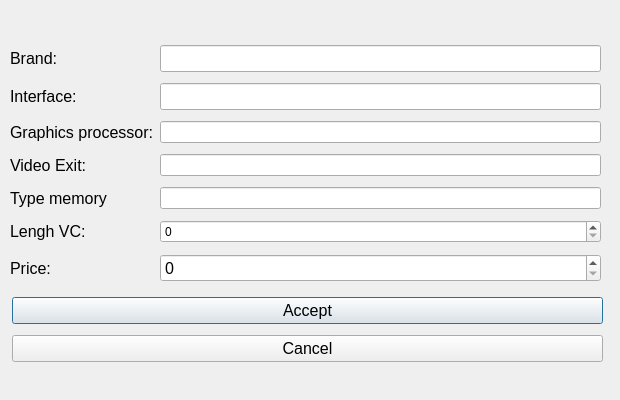
<?xml version="1.0" encoding="UTF-8"?>
<ui version="4.0">
 <class>EditWindow</class>
 <widget class="QDialog" name="EditWindow">
  <property name="geometry">
   <rect>
    <x>0</x>
    <y>0</y>
    <width>620</width>
    <height>400</height>
   </rect>
  </property>
  <property name="maximumSize">
   <size>
    <width>620</width>
    <height>400</height>
   </size>
  </property>
  <property name="windowTitle">
   <string>Edit</string>
  </property>
  <widget class="QWidget" name="layoutWidget">
   <property name="geometry">
    <rect>
     <x>10</x>
     <y>40</y>
     <width>591</width>
     <height>254</height>
    </rect>
   </property>
   <layout class="QGridLayout" name="gridLayout">
    <item row="0" column="0">
     <widget class="QLabel" name="label_6">
      <property name="sizePolicy">
       <sizepolicy hsizetype="Maximum" vsizetype="Preferred">
        <horstretch>0</horstretch>
        <verstretch>0</verstretch>
       </sizepolicy>
      </property>
      <property name="font">
       <font>
        <pointsize>12</pointsize>
       </font>
      </property>
      <property name="text">
       <string>Brand:</string>
      </property>
     </widget>
    </item>
    <item row="0" column="1">
     <widget class="QLineEdit" name="BrandLine">
      <property name="font">
       <font>
        <pointsize>12</pointsize>
       </font>
      </property>
     </widget>
    </item>
    <item row="1" column="0">
     <widget class="QLabel" name="label_5">
      <property name="sizePolicy">
       <sizepolicy hsizetype="Maximum" vsizetype="Preferred">
        <horstretch>0</horstretch>
        <verstretch>0</verstretch>
       </sizepolicy>
      </property>
      <property name="font">
       <font>
        <pointsize>12</pointsize>
       </font>
      </property>
      <property name="text">
       <string>Interface:</string>
      </property>
     </widget>
    </item>
    <item row="1" column="1">
     <widget class="QLineEdit" name="InterfaceLine">
      <property name="font">
       <font>
        <pointsize>12</pointsize>
       </font>
      </property>
     </widget>
    </item>
    <item row="2" column="0">
     <widget class="QLabel" name="label_4">
      <property name="sizePolicy">
       <sizepolicy hsizetype="Maximum" vsizetype="Preferred">
        <horstretch>0</horstretch>
        <verstretch>0</verstretch>
       </sizepolicy>
      </property>
      <property name="font">
       <font>
        <pointsize>12</pointsize>
       </font>
      </property>
      <property name="text">
       <string>Graphics processor:</string>
      </property>
     </widget>
    </item>
    <item row="3" column="0">
     <widget class="QLabel" name="label_7">
      <property name="sizePolicy">
       <sizepolicy hsizetype="Maximum" vsizetype="Preferred">
        <horstretch>0</horstretch>
        <verstretch>0</verstretch>
       </sizepolicy>
      </property>
      <property name="font">
       <font>
        <pointsize>12</pointsize>
       </font>
      </property>
      <property name="text">
       <string>Video Exit:</string>
      </property>
     </widget>
    </item>
    <item row="4" column="0">
     <widget class="QLabel" name="label_3">
      <property name="sizePolicy">
       <sizepolicy hsizetype="Maximum" vsizetype="Preferred">
        <horstretch>0</horstretch>
        <verstretch>0</verstretch>
       </sizepolicy>
      </property>
      <property name="font">
       <font>
        <pointsize>12</pointsize>
       </font>
      </property>
      <property name="text">
       <string>Type memory</string>
      </property>
     </widget>
    </item>
    <item row="5" column="0">
     <widget class="QLabel" name="label">
      <property name="sizePolicy">
       <sizepolicy hsizetype="Maximum" vsizetype="Preferred">
        <horstretch>0</horstretch>
        <verstretch>0</verstretch>
       </sizepolicy>
      </property>
      <property name="font">
       <font>
        <pointsize>12</pointsize>
       </font>
      </property>
      <property name="text">
       <string>Lengh VC:</string>
      </property>
     </widget>
    </item>
    <item row="6" column="0">
     <widget class="QLabel" name="label_2">
      <property name="sizePolicy">
       <sizepolicy hsizetype="Maximum" vsizetype="Preferred">
        <horstretch>0</horstretch>
        <verstretch>0</verstretch>
       </sizepolicy>
      </property>
      <property name="font">
       <font>
        <pointsize>12</pointsize>
       </font>
      </property>
      <property name="text">
       <string>Price:</string>
      </property>
     </widget>
    </item>
    <item row="6" column="1">
     <widget class="QDoubleSpinBox" name="PriceBox">
      <property name="font">
       <font>
        <pointsize>12</pointsize>
       </font>
      </property>
      <property name="decimals">
       <number>0</number>
      </property>
      <property name="maximum">
       <double>100000.000000000000000</double>
      </property>
     </widget>
    </item>
    <item row="2" column="1">
     <widget class="QLineEdit" name="GraphicsProcessorLine"/>
    </item>
    <item row="3" column="1">
     <widget class="QLineEdit" name="VideoExitLine"/>
    </item>
    <item row="4" column="1">
     <widget class="QLineEdit" name="TypeMemoryLine"/>
    </item>
    <item row="5" column="1">
     <widget class="QDoubleSpinBox" name="LenghBox">
      <property name="decimals">
       <number>0</number>
      </property>
      <property name="maximum">
       <double>1000.000000000000000</double>
      </property>
     </widget>
    </item>
   </layout>
  </widget>
  <widget class="QWidget" name="layoutWidget">
   <property name="geometry">
    <rect>
     <x>12</x>
     <y>292</y>
     <width>591</width>
     <height>75</height>
    </rect>
   </property>
   <layout class="QGridLayout" name="gridLayout_2">
    <item row="0" column="0">
     <widget class="QPushButton" name="AcceptButton">
      <property name="font">
       <font>
        <pointsize>12</pointsize>
        <weight>50</weight>
        <bold>false</bold>
       </font>
      </property>
      <property name="text">
       <string>Accept</string>
      </property>
     </widget>
    </item>
    <item row="1" column="0">
     <widget class="QPushButton" name="CancelButton">
      <property name="font">
       <font>
        <pointsize>12</pointsize>
       </font>
      </property>
      <property name="text">
       <string>Cancel</string>
      </property>
     </widget>
    </item>
   </layout>
  </widget>
 </widget>
 <resources/>
 <connections>
  <connection>
   <sender>CancelButton</sender>
   <signal>clicked()</signal>
   <receiver>EditWindow</receiver>
   <slot>close()</slot>
   <hints>
    <hint type="sourcelabel">
     <x>572</x>
     <y>335</y>
    </hint>
    <hint type="destinationlabel">
     <x>224</x>
     <y>296</y>
    </hint>
   </hints>
  </connection>
 </connections>
</ui>
